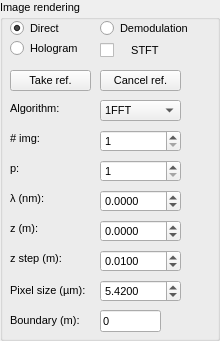
       <widget class="gui::GroupBox" name="ImageRendering">
        <property name="font">
         <font>
          <pointsize>8</pointsize>
         </font>
        </property>
        <property name="toolTip">
         <string notr="true"/>
        </property>
        <property name="toolTipDuration">
         <number>-1</number>
        </property>
        <property name="title">
         <string>Image rendering</string>
        </property>
        <property name="flat">
         <bool>false</bool>
        </property>
        <widget class="QRadioButton" name="directImageRadioButton">
         <property name="geometry">
          <rect>
           <x>10</x>
           <y>20</y>
           <width>81</width>
           <height>16</height>
          </rect>
         </property>
         <property name="toolTip">
          <string/>
         </property>
         <property name="text">
          <string>Direct</string>
         </property>
         <property name="checked">
          <bool>true</bool>
         </property>
        </widget>
        <widget class="QRadioButton" name="hologramRadioButton">
         <property name="geometry">
          <rect>
           <x>10</x>
           <y>40</y>
           <width>91</width>
           <height>16</height>
          </rect>
         </property>
         <property name="toolTip">
          <string/>
         </property>
         <property name="toolTipDuration">
          <number>-3</number>
         </property>
         <property name="text">
          <string>Hologram</string>
         </property>
         <property name="checked">
          <bool>false</bool>
         </property>
        </widget>
        <widget class="QSpinBox" name="phaseNumberSpinBox">
         <property name="geometry">
          <rect>
           <x>100</x>
           <y>130</y>
           <width>81</width>
           <height>22</height>
          </rect>
         </property>
         <property name="toolTip">
          <string># of images picked at each iteration</string>
         </property>
         <property name="minimum">
          <number>1</number>
         </property>
         <property name="maximum">
          <number>2048</number>
         </property>
        </widget>
        <widget class="QLabel" name="PhaseNumberLabel">
         <property name="geometry">
          <rect>
           <x>10</x>
           <y>130</y>
           <width>91</width>
           <height>16</height>
          </rect>
         </property>
         <property name="text">
          <string># img:</string>
         </property>
        </widget>
        <widget class="QSpinBox" name="pSpinBox">
         <property name="geometry">
          <rect>
           <x>100</x>
           <y>160</y>
           <width>81</width>
           <height>22</height>
          </rect>
         </property>
         <property name="toolTip">
          <string>index of the image displayed</string>
         </property>
         <property name="minimum">
          <number>1</number>
         </property>
        </widget>
        <widget class="QLabel" name="pLabel">
         <property name="geometry">
          <rect>
           <x>10</x>
           <y>160</y>
           <width>91</width>
           <height>16</height>
          </rect>
         </property>
         <property name="text">
          <string>p:</string>
         </property>
        </widget>
        <widget class="QLabel" name="wavelengthLabel">
         <property name="geometry">
          <rect>
           <x>10</x>
           <y>190</y>
           <width>91</width>
           <height>16</height>
          </rect>
         </property>
         <property name="text">
          <string>λ (nm):</string>
         </property>
        </widget>
        <widget class="QDoubleSpinBox" name="wavelengthSpinBox">
         <property name="geometry">
          <rect>
           <x>100</x>
           <y>190</y>
           <width>81</width>
           <height>22</height>
          </rect>
         </property>
         <property name="toolTip">
          <string>Wavelength of light used to record interferograms</string>
         </property>
         <property name="decimals">
          <number>4</number>
         </property>
         <property name="minimum">
          <double>-1.000000000000000</double>
         </property>
         <property name="maximum">
          <double>3000.000000000000000</double>
         </property>
         <property name="singleStep">
          <double>0.010000000000000</double>
         </property>
        </widget>
        <widget class="QLabel" name="zLabel">
         <property name="geometry">
          <rect>
           <x>10</x>
           <y>220</y>
           <width>91</width>
           <height>16</height>
          </rect>
         </property>
         <property name="text">
          <string>z (m):</string>
         </property>
        </widget>
        <widget class="QDoubleSpinBox" name="zSpinBox">
         <property name="geometry">
          <rect>
           <x>100</x>
           <y>220</y>
           <width>81</width>
           <height>22</height>
          </rect>
         </property>
         <property name="toolTip">
          <string>reconstruction distance of the hologram</string>
         </property>
         <property name="decimals">
          <number>4</number>
         </property>
         <property name="minimum">
          <double>-10000.000000000000000</double>
         </property>
         <property name="maximum">
          <double>10000.000000000000000</double>
         </property>
         <property name="singleStep">
          <double>0.010000000000000</double>
         </property>
        </widget>
        <widget class="QLabel" name="algorithmLabel">
         <property name="geometry">
          <rect>
           <x>10</x>
           <y>100</y>
           <width>91</width>
           <height>16</height>
          </rect>
         </property>
         <property name="text">
          <string>Algorithm:</string>
         </property>
        </widget>
        <widget class="QComboBox" name="algorithmComboBox">
         <property name="geometry">
          <rect>
           <x>100</x>
           <y>100</y>
           <width>81</width>
           <height>21</height>
          </rect>
         </property>
         <property name="toolTip">
          <string>select the rendering mode for Hologram</string>
         </property>
         <item>
          <property name="text">
           <string>1FFT</string>
          </property>
         </item>
         <item>
          <property name="text">
           <string>2FFT</string>
          </property>
         </item>
        </widget>
        <widget class="QLabel" name="zStepLabel">
         <property name="geometry">
          <rect>
           <x>10</x>
           <y>250</y>
           <width>91</width>
           <height>16</height>
          </rect>
         </property>
         <property name="text">
          <string>z step (m):</string>
         </property>
        </widget>
        <widget class="QDoubleSpinBox" name="zStepDoubleSpinBox">
         <property name="geometry">
          <rect>
           <x>100</x>
           <y>250</y>
           <width>81</width>
           <height>22</height>
          </rect>
         </property>
         <property name="toolTip">
          <string>step between each modification of z</string>
         </property>
         <property name="decimals">
          <number>4</number>
         </property>
         <property name="singleStep">
          <double>0.010000000000000</double>
         </property>
         <property name="value">
          <double>0.010000000000000</double>
         </property>
        </widget>
        <widget class="QLabel" name="algorithmLabel_3">
         <property name="geometry">
          <rect>
           <x>10</x>
           <y>310</y>
           <width>101</width>
           <height>21</height>
          </rect>
         </property>
         <property name="text">
          <string>Boundary (m):</string>
         </property>
        </widget>
        <widget class="QLineEdit" name="boundary">
         <property name="geometry">
          <rect>
           <x>100</x>
           <y>310</y>
           <width>61</width>
           <height>22</height>
          </rect>
         </property>
         <property name="toolTip">
          <string>Edge value of z to switch between FFT1/2 </string>
         </property>
         <property name="text">
          <string>0</string>
         </property>
         <property name="readOnly">
          <bool>true</bool>
         </property>
        </widget>
        <widget class="QRadioButton" name="demodulationRadioButton">
         <property name="geometry">
          <rect>
           <x>100</x>
           <y>20</y>
           <width>91</width>
           <height>16</height>
          </rect>
         </property>
         <property name="toolTip">
          <string/>
         </property>
         <property name="toolTipDuration">
          <number>-3</number>
         </property>
         <property name="text">
          <string>Demodulation</string>
         </property>
         <property name="checked">
          <bool>false</bool>
         </property>
        </widget>
        <widget class="QLabel" name="ImportPixelSize">
         <property name="geometry">
          <rect>
           <x>10</x>
           <y>280</y>
           <width>81</width>
           <height>21</height>
          </rect>
         </property>
         <property name="text">
          <string>Pixel size (µm):</string>
         </property>
        </widget>
        <widget class="QDoubleSpinBox" name="ImportPixelSizeDoubleSpinBox">
         <property name="geometry">
          <rect>
           <x>100</x>
           <y>280</y>
           <width>81</width>
           <height>22</height>
          </rect>
         </property>
         <property name="toolTip">
          <string>step between each modification of z</string>
         </property>
         <property name="decimals">
          <number>4</number>
         </property>
         <property name="maximum">
          <double>9999.999900000000707</double>
         </property>
         <property name="singleStep">
          <double>0.010000000000000</double>
         </property>
         <property name="value">
          <double>5.420000000000000</double>
         </property>
        </widget>
        <widget class="QLabel" name="ImageRenderingShorcut_label">
         <property name="geometry">
          <rect>
           <x>0</x>
           <y>0</y>
           <width>91</width>
           <height>16</height>
          </rect>
         </property>
         <property name="toolTip">
          <string>Alt + D</string>
         </property>
         <property name="text">
          <string/>
         </property>
        </widget>
        <widget class="QCheckBox" name="STFTCheckBox">
         <property name="geometry">
          <rect>
           <x>100</x>
           <y>40</y>
           <width>111</width>
           <height>21</height>
          </rect>
         </property>
         <property name="toolTip">
          <string>allow to read a cine file</string>
         </property>
         <property name="layoutDirection">
          <enum>Qt::LeftToRight</enum>
         </property>
         <property name="autoFillBackground">
          <bool>false</bool>
         </property>
         <property name="text">
          <string>    STFT</string>
         </property>
         <property name="checked">
          <bool>false</bool>
         </property>
         <property name="tristate">
          <bool>false</bool>
         </property>
        </widget>
        <widget class="QPushButton" name="autofocusPushButton_2">
         <property name="geometry">
          <rect>
           <x>100</x>
           <y>70</y>
           <width>81</width>
           <height>21</height>
          </rect>
         </property>
         <property name="text">
          <string>Cancel ref.</string>
         </property>
        </widget>
        <widget class="QPushButton" name="autofocusPushButton_3">
         <property name="geometry">
          <rect>
           <x>10</x>
           <y>70</y>
           <width>81</width>
           <height>21</height>
          </rect>
         </property>
         <property name="text">
          <string>Take ref.</string>
         </property>
        </widget>
       </widget>
